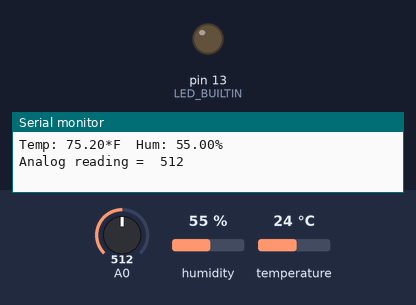
A sketch run on a simulated Arduino Uno, built with avr-gcc and run on an emulated ATmega328P. Parts: output pins drawn as LEDs (lit = HIGH), the last lines printed to the serial monitor. Inputs (shaded band) come from the test bench; at power-on: A0 = 512, humidity 55 %, temperature 24 °C.

Above: at 0.07 s.
At 2.6 s:
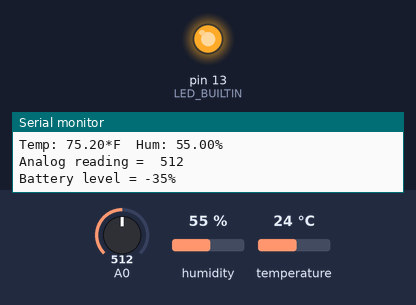
Timing chart, 0 to 6.7 s (numbered marks = the images above):
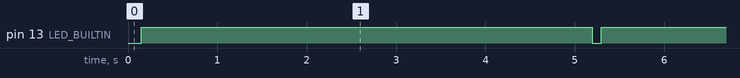

Measured:
- by itself, pin 13 (LED_BUILTIN): alternates HIGH for 5.0 s and LOW for 0.10 s

The sketch:

HTU21DF_TEST.ino
```cpp
/***************************************************
  This is an example for the HTU21D-F Humidity & Temp Sensor

  Designed specifically to work with the HTU21D-F sensor from Adafruit
  ----> https://www.adafruit.com/products/1899

  These displays use I2C to communicate, 2 pins are required to
  interface
 ****************************************************/

#include <Wire.h>
#include "Adafruit_HTU21DF.h"

// Connect Vin to 3-5VDC
// Connect GND to ground
// Connect SCL to I2C clock pin (A5 on UNO)
// Connect SDA to I2C data pin (A4 on UNO)

Adafruit_HTU21DF htu = Adafruit_HTU21DF();

void setup() {
  Serial.begin(9600);
  pinMode(LED_BUILTIN, OUTPUT);

  if (!htu.begin()) {
    Serial.println("Couldn't find sensor!");
    while (1);
  }
}


void loop() {
  float t = htu.readTemperature();
  float f = (t * 9/5) + 32;
  float h = htu.readHumidity();
  Serial.print("Temp: "); Serial.print(f); Serial.print("*F");
  Serial.print("\tHum: "); Serial.print(h); Serial.println("%");

  int batLevel = analogRead(A0);
  Serial.print("Analog reading =  ");
  Serial.println(batLevel);
  batLevel = map(batLevel, 576, 756, 0, 100);
  Serial.print("Battery level = ");
  Serial.print(batLevel);
  Serial.println("%");

  digitalWrite(LED_BUILTIN, LOW);
  delay(100);
  digitalWrite(LED_BUILTIN, HIGH);
  delay(5000);

}
```
